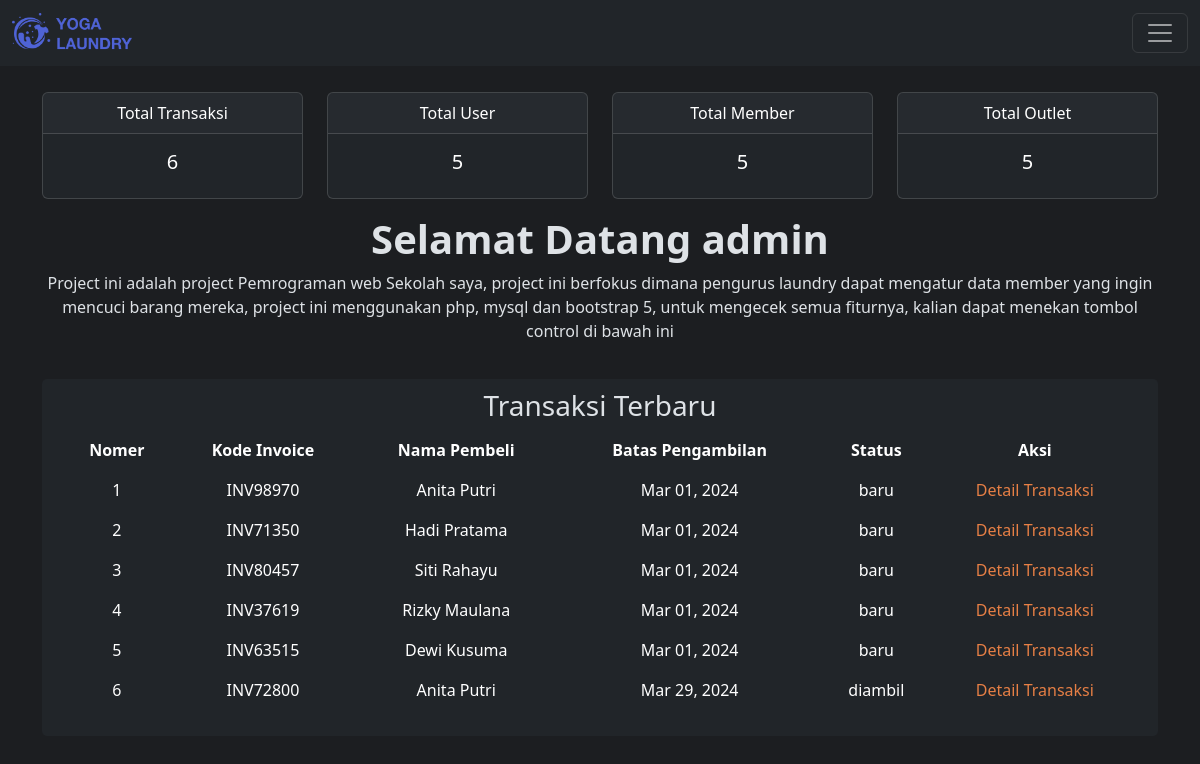
Before: /php/view/control.php?page=dashboard (signed in) with the older database file.
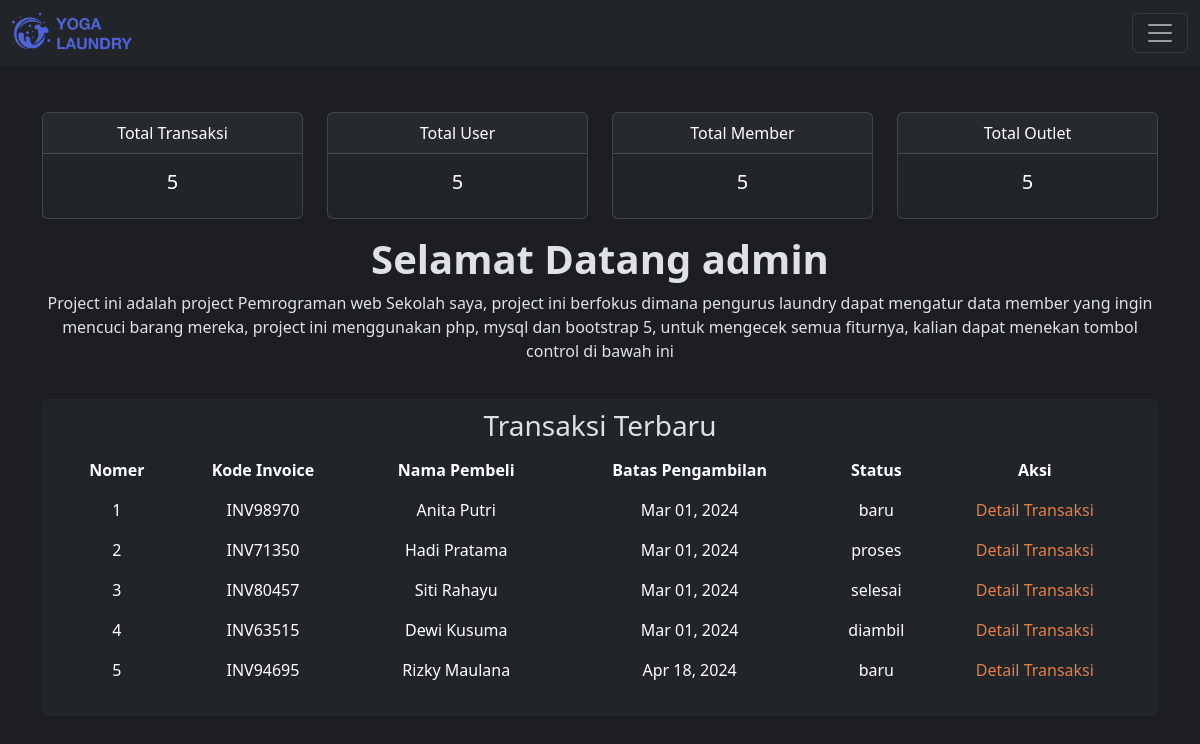
After: the same page with the newer database file.
### tables this page shows
CREATE TABLE `tb_transaksi` (
  `id` int NOT NULL,
  `id_outlet` int NOT NULL,
  `kode_invoice` varchar(100) NOT NULL,
  `id_member` int NOT NULL,
  `tgl` datetime NOT NULL,
  `batas_waktu` datetime NOT NULL,
  `tgl_bayar` datetime NOT NULL,
  `biaya_tambahan` int NOT NULL,
  `diskon` double NOT NULL,
  `pajak` int NOT NULL,
  `status` enum('baru','proses','selesai','diambil') NOT NULL,
  `dibayar` enum('dibayar','belum_dibayar') NOT NULL,
  `id_user` int NOT NULL
);

CREATE TABLE `tb_member` (
  `id` int NOT NULL,
  `nama` varchar(100) NOT NULL,
  `alamat` text NOT NULL,
  `jenis_kelamin` enum('L','P') NOT NULL,
  `tlp` varchar(15) NOT NULL
);

### php/view/control.php (called while the page is built)
<?php
include_once "../template/header.php";
include_once "../template/content.php";
include_once "../template/footer.php";

### php/view/dashboard.php (the view, shortened to what this page needs)
<?php
$tables = ['tb_transaksi', 'tb_user', 'tb_member', 'tb_outlet'];
$results = [];
foreach ($tables as $table) {
  $query = mysqli_query($koneksi, "SELECT COUNT(*) FROM $table");
  $row = mysqli_fetch_array($query);
  $results[$table] = $row[0];
}
?>
<div class="d-flex flex-column container view-dashboard">
  <div class="pt-5 row">
    <div class="col-sm-3 mb-3 mb-sm-0">
      <div class="card text-bg-dark mb-3">
        <div class="card-header">Total Transaksi</div>
        <div class="card-body">
          <h5 class="card-title"><?= $results['tb_transaksi'] ?></h5>
        </div>
      </div>
    </div>
    <div class="col-sm-3 mb-3 mb-sm-0">
      <div class="card text-bg-dark mb-3">
        <div class="card-header">Total User</div>
        <div class="card-body">
          <h5 class="card-title"><?= $results['tb_user'] ?></h5>
        </div>
      </div>
    </div>
    <div class="col-sm-3 mb-3 mb-sm-0">
      <div class="card text-bg-dark mb-3">
        <div class="card-header">Total Member</div>
        <div class="card-body">
          <h5 class="card-title"><?= $results['tb_member'] ?></h5>
        </div>
      </div>
    </div>
    <div class="col-sm-3 mb-3 mb-sm-0">
      <div class="card text-bg-dark mb-3">
        <div class="card-header">Total Outlet</div>
        <div class="card-body">
          <h5 class="card-title"><?= $results['tb_outlet'] ?></h5>
        </div>
      </div>
    </div>
    <h1 class="fw-bold">Selamat Datang <?= $_SESSION['username'] ?></h1>
    <p>Project ini adalah project Pemrograman web Sekolah saya, project ini berfokus dimana pengurus laundry dapat mengatur data member yang ingin mencuci barang mereka, project ini menggunakan php, mysql dan bootstrap 5, untuk mengecek semua fiturnya, kalian dapat menekan tombol control di bawah ini</p>
    <div class="container">
      <div class="table-container">
        <h3 class="text-left">Transaksi Terbaru</h3>
        <table class="table table-borderless table-hover">
          <thead class="table-header text-center">
            <th>Nomer</th>
            <th>Kode Invoice</th>
            <th>Nama Pembeli</th>
            <th>Batas Pengambilan</th>
            <th>Status</th>
            <th>Aksi</th>
          </thead>
          <?php
          $tampil = mysqli_query($koneksi, "SELECT * FROM tb_transaksi");
          $no = 1;
          while ($hasil = mysqli_fetch_array($tampil)) {
            $batas_waktu = date("M d, Y", strtotime($hasil['batas_waktu']));
            $id = $hasil['id'];
            $tampilMember = mysqli_query($koneksi, "SELECT tb_transaksi.*, tb_member.nama FROM tb_transaksi INNER JOIN tb_member ON tb_transaksi.id_member = tb_member.id WHERE tb_transaksi.id = $id;");
            $hasilMember = mysqli_fetch_array($tampilMember);
          ?>
            <tr class="text-center">
              <td><?= $no++ ?></td>
              <td><?= $hasil['kode_invoice']; ?></td>
              <td><?= $hasilMember['nama']; ?></td>
              <td><?= $batas_waktu; ?></td>
              <td><?= $hasil['status']; ?></td>
              <td>
                <div class="action-container">
                  <a style="color:#e67f45;" href="./control.php?page=detail_transaksi&id=<?= $hasil['id']; ?>">Detail Transaksi</a>
                </div>
              </td>
            </tr>
          <?php } ?>
        </table>
      </div>
    </div>
  </div>

### php/template/header.php (shortened to what this page needs)
<!DOCTYPE html>
<html lang="en" data-bs-theme="dark">
<head>
  <link rel="stylesheet" href="../../style/style.css">
  <link rel="stylesheet" href="../../style/bootstrap.min.css">
</head>
<body>

### php/template/navbar.php (shortened to what this page needs)
<nav class="navbar navbar-dark bg-dark fixed-top">
  <div class="container-fluid">
    <a class="navbar-brand fw-bold" href="../view/control.php?page=dashboard">
      <img src="../../assets/logo.png" width="120px" />
    </a>
    <button class="navbar-toggler" type="button" data-bs-toggle="offcanvas" data-bs-target="#offcanvasDarkNavbar" aria-controls="offcanvasDarkNavbar">
      <span class="navbar-toggler-icon"></span>
    </button>
  </div>
</nav>

### php/template/content.php (shortened to what this page needs)
<?php
include_once "navbar.php";
switch (@$_GET['page']) {
  case "dashboard":
    include_once "dashboard.php";
    break;
}

### php/template/footer.php
</body>
</html>

### style/style.css (style rules this page uses)
body { background-color: #1c1e21 !important; }
.table-container { background-color: #212529; border-radius: 5px; padding: 10px 20px; margin: 20px 0; }
.view-dashboard { display: flex; align-items: center; justify-content: center; gap: 1rem; text-align: center; height: 100vh; }

### php/template/header.php (style rules this page uses)
* { text-decoration: none !important; }

Changed rows visible on the page:
removed tb_transaksi: kode_invoice "INV37619", id_member.nama "Rizky Maulana", batas_waktu "Mar 01, 2024", status "baru"
removed tb_transaksi: kode_invoice "INV72800", id_member.nama "Anita Putri", batas_waktu "Mar 29, 2024", status "diambil"
changed tb_transaksi "INV71350": status "baru" → "proses"
changed tb_transaksi "INV80457": status "baru" → "selesai"
changed tb_transaksi "INV63515": status "baru" → "diambil"
added tb_transaksi: kode_invoice "INV94695", id_member.nama "Rizky Maulana", batas_waktu "Apr 18, 2024", status "baru"
Other visible differences:
$results['tb_transaksi']: "6" → "5"
